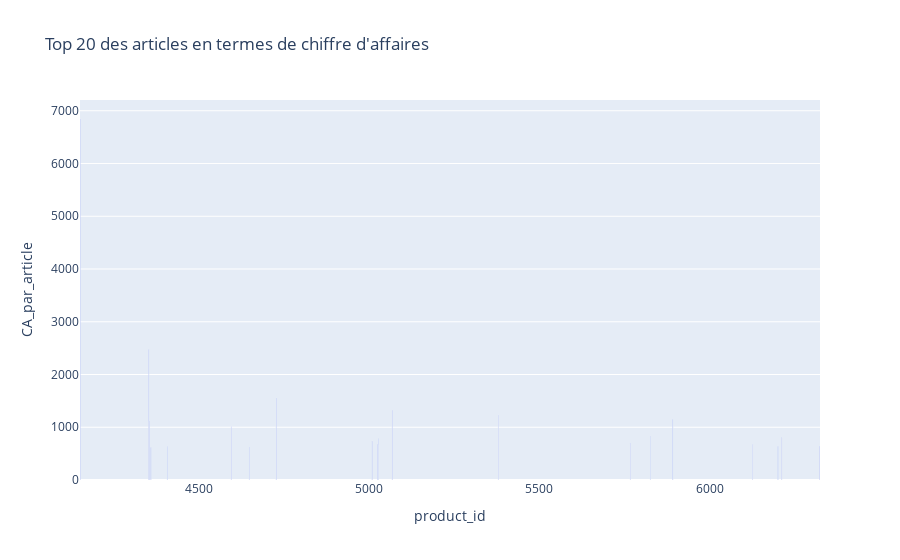

Notebook code cell kept with this figure:
### Code cell
###############################
# Palmares des articles en CA #
###############################
df_final['CA_par_article'] = df_final['price'] * df_final['total_sales']

### Calculer le chiffre d'affaires pour chaque article
CA_par_article = df_final.groupby('total_sales')['CA_par_article'].sum()

# Trier les articles par chiffre d'affaires en ordre décroissant
palmares_CA = CA_par_article.sort_values(ascending=False)

print("Le palmarès des articles en termes de chiffre d'affaires est :\n", palmares_CA)

#Effectuer le tri dans l'ordre décroissant du CA du dataset df_merge
df_final_sorted = df_final.sort_values('CA_par_article', ascending=False)
#Réinitialiser l'index du dataset par un reset_index
# Réinitialiser l'index du DataFrame
df_final = df_final.reset_index(drop=True)
#Afficher les 20 premier articles en CA
# Trier le DataFrame par CA par article dans l'ordre décroissant
df_final_sorted = df_final.sort_values(by='CA_par_article', ascending=False)

# Afficher les 20 premiers articles en CA
print(df_final_sorted.head(20))
import plotly.express as px

# Trier le DataFrame par CA par article dans l'ordre décroissant et prendre les 20 premiers
df_top20 = df_final.sort_values(by='CA_par_article', ascending=False).head(20)

# Créer un graphique à barres avec plotly.express
fig = px.bar(df_top20, x='product_id', y='CA_par_article', title="Top 20 des articles en termes de chiffre d'affaires")

# Afficher le graphique
fig.show()

### Figure 1 — Plotly figure (JSON) as saved in the notebook; plotly's stock layout.template omitted (floating-point values rounded to 4 significant figures)
{"data": [{"alignmentgroup": "True", "hovertemplate": "product_id=%{x}<br>CA_par_article=%{y}<extra></extra>", "legendgroup": "", "marker": {"color": "#636efa", "pattern": {"shape": ""}}, "name": "", "offsetgroup": "", "orientation": "v", "showlegend": false, "textposition": "auto", "type": "bar", "x": [4150, 4352, 4726, 5067, 5379, 5892, 4353, 4594, 5826, 6212, 5026, 5008, 5767, 6126, 5025, 6324, 6201, 4406, 4647, 4358], "xaxis": "x", "y": [6844, 2475, 1549.0, 1318.0, 1232.0, 1148.0, 1113, 1008, 824, 805, 781.2, 735, 700, 675, 672, 644, 633.6, 628, 627, 616], "yaxis": "y"}], "layout": {"autosize": true, "barmode": "relative", "legend": {"tracegroupgap": 0}, "title": {"text": "Top 20 des articles en termes de chiffre d'affaires"}, "xaxis": {"anchor": "y", "autorange": true, "domain": [0, 1], "range": [4150.0, 6324.0], "title": {"text": "product_id"}, "type": "linear"}, "yaxis": {"anchor": "x", "autorange": true, "domain": [0, 1], "range": [0, 7204.0], "title": {"text": "CA_par_article"}, "type": "linear"}}}
